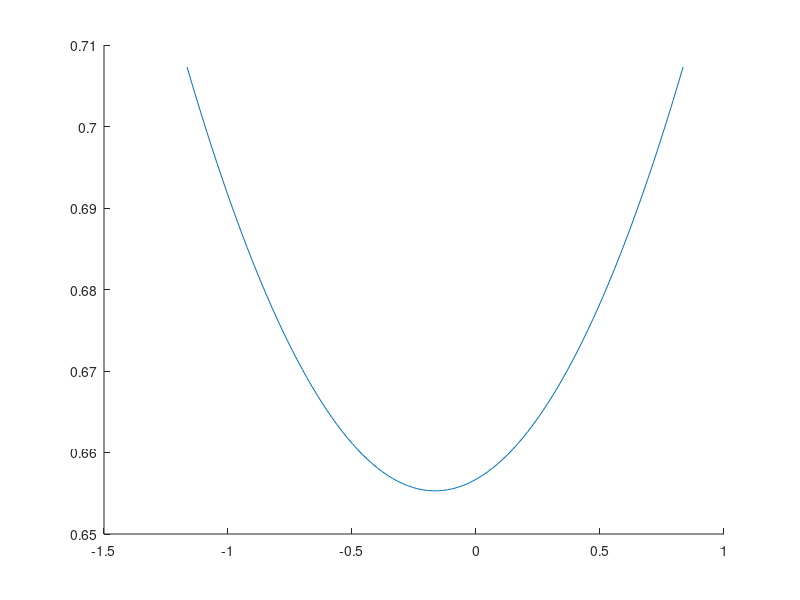

This chart was generated by the following MATLAB code: (Note: this script raises an error after producing the figure.)
clear; close all; clc;
A=rand(3,1);
X0=roots(A)
xmin=min(X0);
xmax=max(X0);
X=linspace(xmin-1,xmax+1,100);
y=polyval(A,X);
A=A./(2*A(1));
D=A(2)^2-4*A(1)*A(3);
if D>=0
    pierw(1)=-A(2)-sqrt(D);
    pierw(2)=-A(2)+sqrt(D);
    ypierw=polyval(A,pierw);
    plot(X,y,pierw,ypierw,'rO');
    grid on
else
    pierw(1)=(-A(2)+i*(sqrt(abs(D))));
    pierw(2)=(-A(2)+i*(sqrt(abs(D))));
    ypierw=polyval(A,pierw);
    plot(X,y,pierw,ypierw,'rO');
    grid on
end

pierw
    